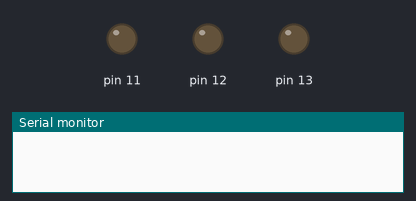
A sketch run on a simulated Arduino Uno, built with avr-gcc and run on an emulated ATmega328P. On the bench: output pins drawn as LEDs (lit = HIGH), the last lines printed to the serial monitor.

Above: at 0.05 s.
At 3.25 s:
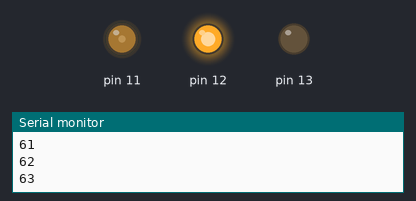
At 6.45 s:
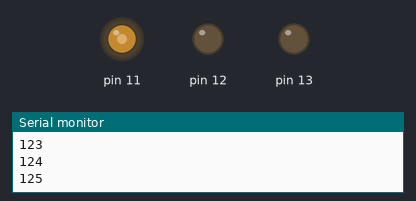
At 12.95 s:
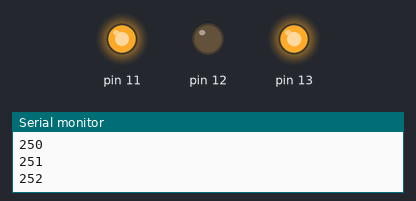
At 19.45 s:
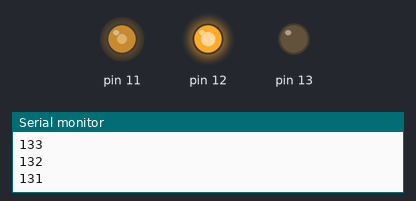
At 25.95 s:
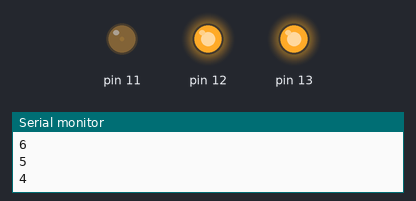
Timing chart, 0 to 33.9 s (numbered marks = the images above):
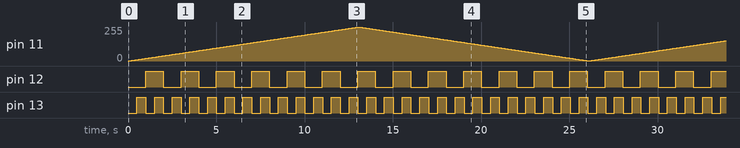

Measured:
- by itself, pin 12: alternates HIGH for 1.0 s and LOW for 1.0 s
- by itself, pin 13: alternates HIGH for 0.50 s and LOW for 0.50 s

The sketch:

led.ino
```cpp
class Led {
    // LED info
    String name;  // LED name
    int pin_num;  // LED pin number


    //LED status
    int current_count = 0;  // Current counter
    bool current_state = false; // LED current state
    long currentMillis; // Current time

    //For blinking
    int blink_count;  // Number of blinking count

    //Breathing Light status
    int current_brightness = 0;
    // true: ascending, false: descending
    bool current_iteration = true;

  public:
    Led(int pin_num, String name) {  //Constructor
      this->pin_num = pin_num;
      this->name = name;

      pinMode(pin_num, OUTPUT);
    }

    void blinking(int blink_count, long interval) {
      this->blink_count = blink_count;
      if (current_count == 0) currentMillis = 0;
      if ((millis() - currentMillis) > interval &&
          current_count < blink_count) {
        // update the current state
        currentMillis = millis();
        current_count++;
        current_state = !current_state;
        digitalWrite(pin_num, current_state);
      }
    }

    /**
       Blinking with a specific brightness
    */
    void blinkWithPWM(int blink_count, long interval, int brightness) {
      this->blink_count = blink_count;
      if (current_count == 0) currentMillis = 0;
      if ((millis() - currentMillis) > interval &&
          current_count < blink_count) {
        // update the current state
        currentMillis = millis();
        current_count++;
        current_state = !current_state;
        if (current_state) {
          digitalWrite(pin_num, LOW);
        } else {
          analogWrite(pin_num, brightness);
        }
      }
    }

    /**
       Breathing Light effect
    */
    void breathingLight(int interval) {
      if (current_brightness == 0) currentMillis = 0;
      if ((millis() - currentMillis) > interval) {
        currentMillis = millis();
        if(current_brightness == 255) {
          current_iteration = false;
        }
        if(current_brightness == 0) {
          current_iteration = true;
        }
        if(current_iteration) {
          current_brightness++;
        } else {
          current_brightness--;
        }
        Serial.println(current_brightness);
        analogWrite(pin_num, current_brightness);
      }
  }
};

Led led1(13, "led 1");
Led led2(12, "led 2");
Led led3(11, "led 3");


void setup() {
  Serial.begin(9600);
}

void loop() {
  led1.blinking(1000, 500);
  led2.blinking(1000, 1000);
  led3.breathingLight(50);
}
```
